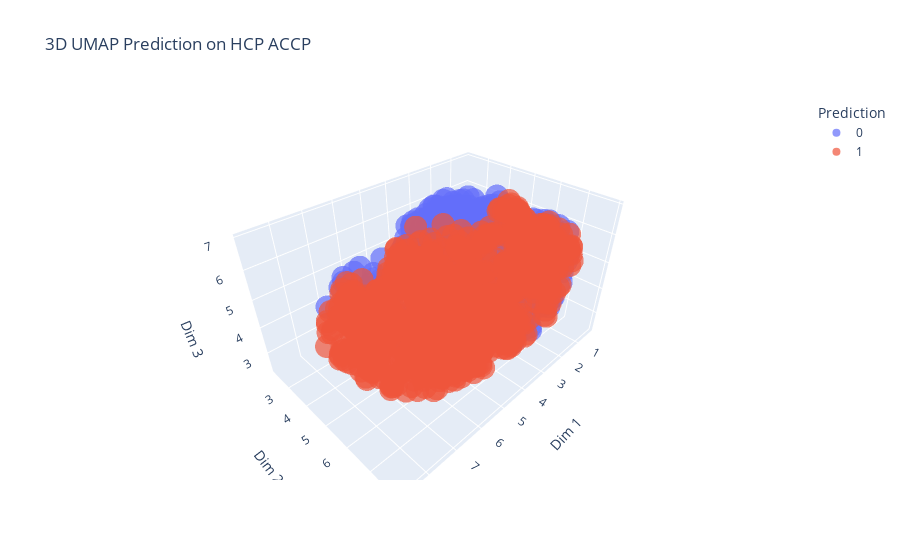

Source (notebook cell):
### Code cell
fig = px.scatter_3d(
    HCP_and_ACCP_3D, x='Dim 1', y='Dim 2', z='Dim 3',
    color='Prediction',
    title=f'3D UMAP Prediction on HCP ACCP',
    labels={'0': 'dim 1', '1': 'dim 2', '2': 'dim 3'},
    text='ID',
    opacity=0.7,
)
fig.update_traces(mode = 'markers')
fig.write_html("html_plot/Left_PCS_Prediction_HCP_ACCP.html")
fig.show()

### Figure 1 — Plotly figure (JSON) as saved in the notebook; plotly's stock layout.template omitted (floating-point values rounded to 4 significant figures; data arrays with more than 128 entries replaced by an {"elided": "..."} marker saying what was removed)
{"data": [{"hovertemplate": "Prediction=0<br>Dim 1=%{x}<br>Dim 2=%{y}<br>Dim 3=%{z}<br>ID=%{text}<extra></extra>", "legendgroup": "0", "marker": {"color": "#636efa", "opacity": 0.7, "symbol": "circle"}, "mode": "markers", "name": "0", "scene": "scene", "showlegend": true, "text": {"elided": "602 mixed values"}, "type": "scatter3d", "x": {"elided": "602 float values"}, "y": {"elided": "602 float values"}, "z": {"elided": "602 float values"}}, {"hovertemplate": "Prediction=1<br>Dim 1=%{x}<br>Dim 2=%{y}<br>Dim 3=%{z}<br>ID=%{text}<extra></extra>", "legendgroup": "1", "marker": {"color": "#EF553B", "opacity": 0.7, "symbol": "circle"}, "mode": "markers", "name": "1", "scene": "scene", "showlegend": true, "text": {"elided": "853 mixed values"}, "type": "scatter3d", "x": {"elided": "853 float values"}, "y": {"elided": "853 float values"}, "z": {"elided": "853 float values"}}], "layout": {"legend": {"title": {"text": "Prediction"}, "tracegroupgap": 0}, "scene": {"domain": {"x": [0, 1], "y": [0, 1]}, "xaxis": {"title": {"text": "Dim 1"}}, "yaxis": {"title": {"text": "Dim 2"}}, "zaxis": {"title": {"text": "Dim 3"}}}, "title": {"text": "3D UMAP Prediction on HCP ACCP"}}}
